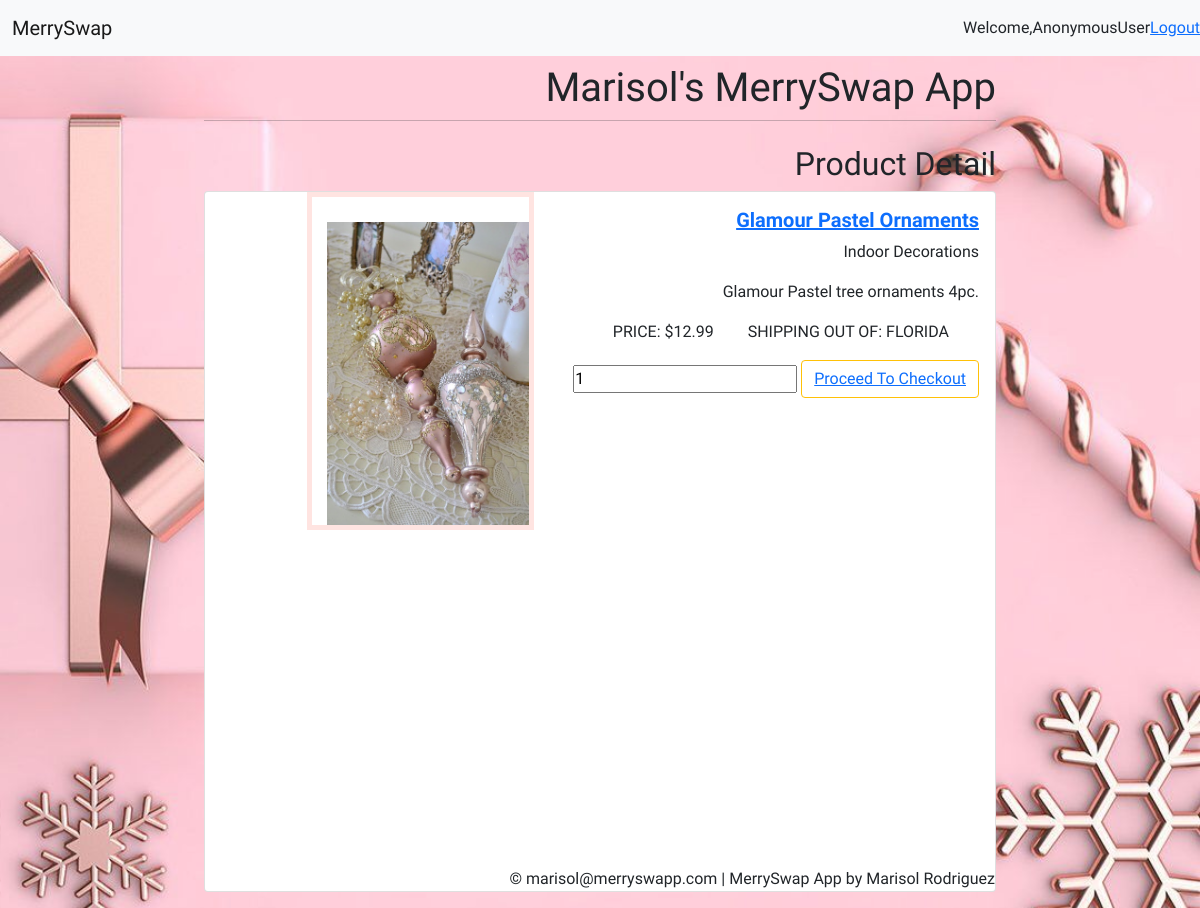
Page /product_detail/glamour-ornaments/ on the committed database.
### myswapapp/models.py (models this page shows, shortened)
class Product(models.Model):
    CATEGORY = (
            ('Indoor Decorations', 'Indoor Decorations'),
            ('Outdoor Decorations', 'Outdoor Decoration'),
    )
    title = models.CharField(max_length=200, null=True)
    description = models.CharField(max_length=200, null=True)
    location = models.CharField(max_length=200, null=True)
    category = models.CharField(max_length=200, null=True, choices=CATEGORY)
    slug= models.SlugField(null=True)
    price = models.DecimalField(max_digits=7, decimal_places= 2)
    image = models.ImageField(default='default.jpg', upload_to='static/images')
    class Meta:
        verbose_name_plural = "Products"
    def get_absolute_url(self):
        return reverse('myswapapp:product_detail', kwargs={ 'slug': self.slug})

### myswapapp/views.py (the view)
# urls.py: path('product_detail/<slug>/', ProductDetailView.as_view(), name='product_detail'),
class ProductDetailView(View):
    def get(self, request, slug):
        product =Product.objects.get(slug=slug)
        return render(request, 'myswapapp/product_detail.html',{'product': product})

### myswapapp/templates/myswapapp/product_detail.html (shortened to what this page needs)
{% extends 'myswapapp/base.html'%}
{% load static %}
{% block content %}
<h2> Product Detail</h2>
<div class="card mb-3" style="max-width: 940px;">
    <div class="row g-0">
        <div class="col-md-5">
            <img src="{{ product.image.url }}" style="height:50%">
        </div>
        <div class="col-md-7">
            <div class="card-body">
                <h5> <strong><a href="{{ product.get_absolute_url}}" class="card-title">{{ product.title }}</a></strong>
                </h5>
                <p class="card-text">{{ product.category}}</p>
                <p class="card-text">{{ product.description}}.</p>
                <div class="products-info">
                    <ul class="info">
                        <li><span class="text-uppercase">Price: ${{ product.price}}</span></li>
                        <li><span class="text-uppercase">Shipping out of: {{ product.location}}</span></li>
                    </ul>
                    <form action="add_product_in_basket">
                        <input type="" name="prod_id" value={{product.id}} id="prod_id">
                        <button type="" class="btn btn-outline-warning  add-btn update-basket"><a
                                href="{% url 'myswapapp:order_summary' %}">Proceed To
                                Checkout</a>
                        </button>
                    </form>
                    {% endblock content %}

### myswapapp/static/style.css (style rules this page uses)
* { margin:0; padding:0; font-family: 'courgette'; }
nav ul li { list-style: none; display: inline-block; margin-right: 30px; }

### myswapapp/templates/myswapapp/product_detail.html (style rules this page uses)
body, html { margin: 0; padding: 0; height: 100vh; width: 100%; background-image: url(/static/images/static/images/pastelornbg.jpg); background-position: center; background-size: cover; position: relative; }
img { padding-top: 25px; padding-left: 15px; border: solid 5px mistyrose }

### rows in the picture
Product: image (picture), title "Glamour Pastel Ornaments", category "Indoor Decorations", description "Glamour Pastel tree ornaments 4pc", price "12.99", location "FLORIDA", prod_id "1"

### other values in the picture
{{ request.user }} "AnonymousUser"
